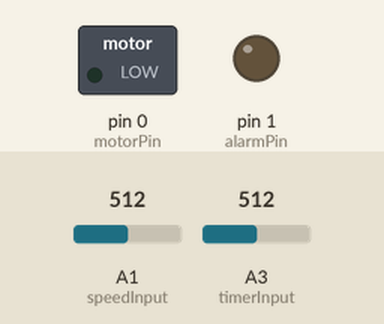
Recording of a sketch running on a simulated Arduino Uno, built with avr-gcc and run on an emulated ATmega328P. Parts: switched loads named in the sketch (green lamp = pin HIGH), output pins drawn as LEDs (lit = HIGH). The inputs (shaded band) are chosen by the test bench; at power-on: A1 (speedInput) = 512, A3 (timerInput) = 512.

Above: at 1.8 s.
1.9 s: A1 (speedInput) set to 531
At 3.0 s:
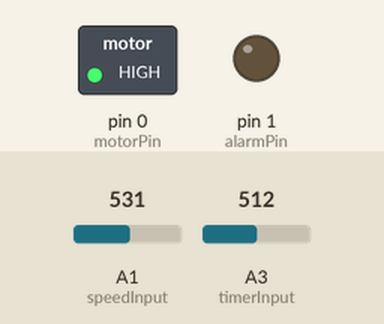
3.5 s: A3 (timerInput) set to 32
6.6 s: A3 (timerInput) set to 26
8.5 s: A1 (speedInput) set to 511
At 9.3 s:
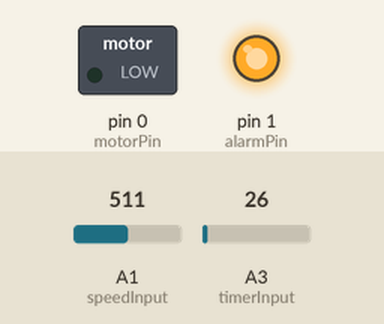
10.0 s: A1 (speedInput) set to 716
At 10.5 s:
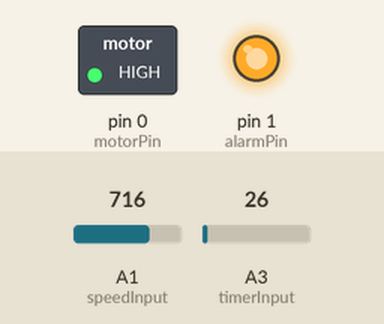
11.5 s: A1 (speedInput) set to 306
At 12.9 s:
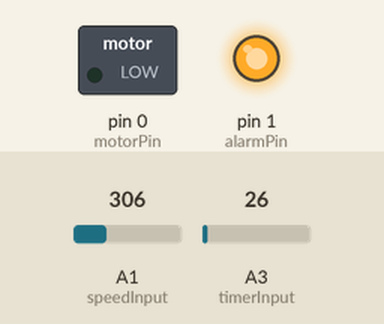
Timing chart, 0 to 14.0 s (numbered marks = the images above; inputs shaded):
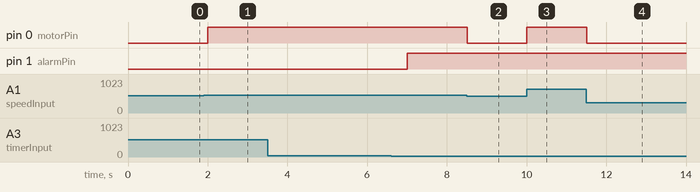

Measured:
- the behaviour switches between 513 and 514 on A1 (speedInput) (found by bisection; images 0 and 1)
- after the input at 1.9 s, pin 0 (motorPin): LOW → HIGH after 0.10 s
- after the input at 3.5 s, every drawn part: stays the same
- after the input at 8.5 s, pin 0 (motorPin): HIGH → LOW at once
- after the input at 10.0 s, pin 0 (motorPin): LOW → HIGH at once
- after the input at 11.5 s, pin 0 (motorPin): HIGH → LOW at once

The sketch:

Marshmallow.ino
```cpp
//Marshmallow Rotisserie by Sean and Connor Miller.  2018 for Element1.com Project 14
//Join us at Raising Awesome on Youtube.com

int motorPin = 0;//for the Trinket, this output pin is the same as the physical label
int alarmPin = 1;//for the Trinket, this output pin is the same as the physical label
int speedInput=1;//GPIO pin 2 is analog 1 for analog on the Trinket
int timerInput=3;//GPIO pin 3 is analog 3 for analog on the Trinket

int speedValue = 0;  // variable to store the value coming from the speed potentiometer.
int timerValue=0;  //variable to store the value coming from the desired time potentiometer.
int start_timer;  //the milliseconds gone by after boot up to compare the timer against with each pass of the loop().
bool alarm; //a flag to let us know if the timer has been reached.

void setup() {

  pinMode(0, OUTPUT);  //PWM output for the motor.  We'll set the output between 0 and 255 based on some epic math from the speed potentiometer.
  pinMode(1, OUTPUT);  //Alarm output.  It sets the pin to 5Vs or 0 volts.
  pinMode(2, INPUT);  //speed potentiometer input.  It reads as a value of 0-1023
  pinMode(3, INPUT);  //timer potentiometer input  It reads as a value of 0-1023
  start_timer=millis();//used with the timer pot to determine if it is time to alarm.
  alarm=false; //this will flag when to alarm by setting the alarm pin high;
}

void loop() {
  //we'll check the sensors every 1/2 second (500 milliseconds)
  delay(500);
  speedValue = analogRead(speedInput);//store what the potentiometer is reading for speed.
  timerValue = analogRead(timerInput);//store what the potentiometer is reading for the timer.

  if (millis()>(start_timer+(1000*map(timerValue,0,1023,0,60*4)))) {//scale it to max time to be 4 minutes.  If they need more time, they need to lower the rig closer to the heat.
    alarm=true;
  }
  else alarm=false; //Note:  If they turn the knob after it alarms, they'll get more time.  Or they can lower it when they see the perfect marshmallow so the next one can be just as scrumdiddlyumptious.

  if (alarm) digitalWrite(alarmPin, HIGH); else digitalWrite(alarmPin,LOW); //sound the alarm if calculated to do so above.

  analogWrite(motorPin, map(speedValue,0,1023,0,255));//set the motor speed by doing a ratio of the knob setting versus its max setting (255) of analog write
}
```
